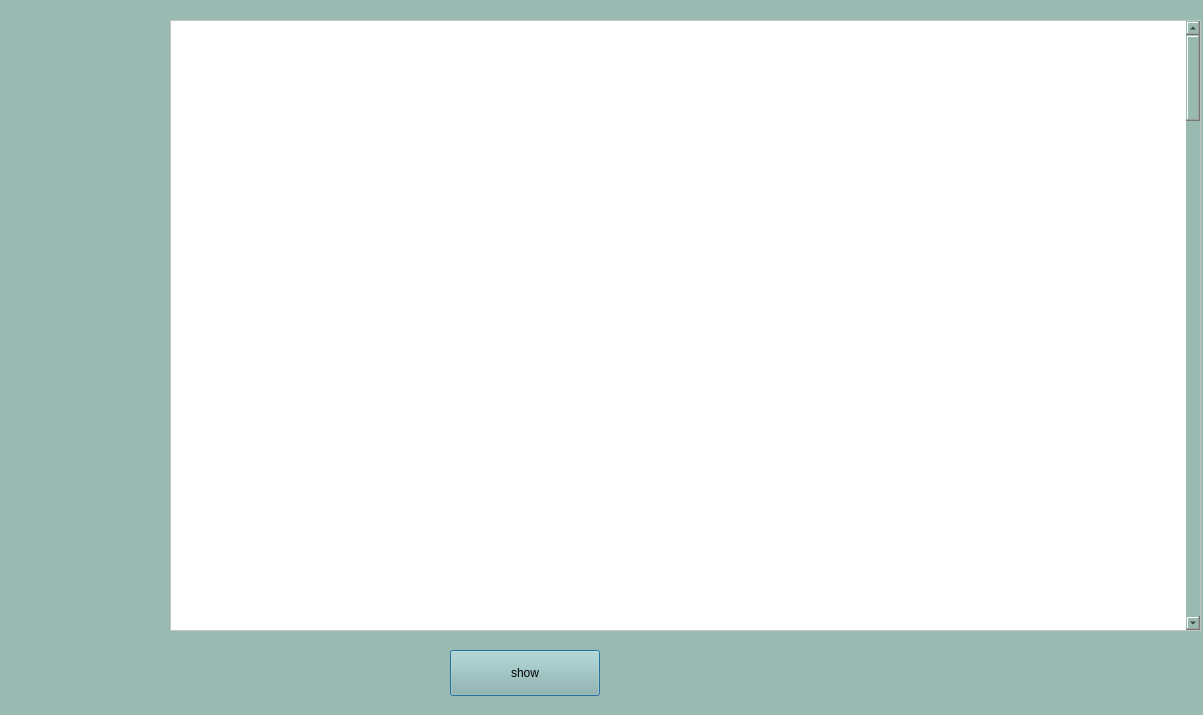
<?xml version="1.0" encoding="UTF-8"?>
<ui version="4.0">
 <class>Dialog</class>
 <widget class="QDialog" name="Dialog">
  <property name="geometry">
   <rect>
    <x>0</x>
    <y>0</y>
    <width>1203</width>
    <height>715</height>
   </rect>
  </property>
  <property name="windowTitle">
   <string>Dialog</string>
  </property>
  <property name="styleSheet">
   <string notr="true">background-color: #98BAB0;</string>
  </property>
  <widget class="QScrollArea" name="scrollArea">
   <property name="geometry">
    <rect>
     <x>170</x>
     <y>20</y>
     <width>1031</width>
     <height>611</height>
    </rect>
   </property>
   <property name="minimumSize">
    <size>
     <width>0</width>
     <height>0</height>
    </size>
   </property>
   <property name="styleSheet">
    <string notr="true">background-color: rgb(255, 255, 255);</string>
   </property>
   <property name="widgetResizable">
    <bool>true</bool>
   </property>
   <widget class="QWidget" name="scrollAreaWidgetContents">
    <property name="geometry">
     <rect>
      <x>0</x>
      <y>0</y>
      <width>995</width>
      <height>8000</height>
     </rect>
    </property>
    <property name="minimumSize">
     <size>
      <width>0</width>
      <height>8000</height>
     </size>
    </property>
    <widget class="QWidget" name="formLayoutWidget">
     <property name="geometry">
      <rect>
       <x>30</x>
       <y>50</y>
       <width>961</width>
       <height>7901</height>
      </rect>
     </property>
     <layout class="QFormLayout" name="formLayout">
      <property name="labelAlignment">
       <set>Qt::AlignLeading|Qt::AlignLeft|Qt::AlignTop</set>
      </property>
      <property name="horizontalSpacing">
       <number>12</number>
      </property>
      <property name="verticalSpacing">
       <number>12</number>
      </property>
      <property name="leftMargin">
       <number>0</number>
      </property>
      <property name="topMargin">
       <number>0</number>
      </property>
     </layout>
    </widget>
   </widget>
  </widget>
  <widget class="QPushButton" name="pushButton">
   <property name="geometry">
    <rect>
     <x>450</x>
     <y>650</y>
     <width>150</width>
     <height>46</height>
    </rect>
   </property>
   <property name="text">
    <string>show</string>
   </property>
  </widget>
 </widget>
 <resources/>
 <connections/>
</ui>
